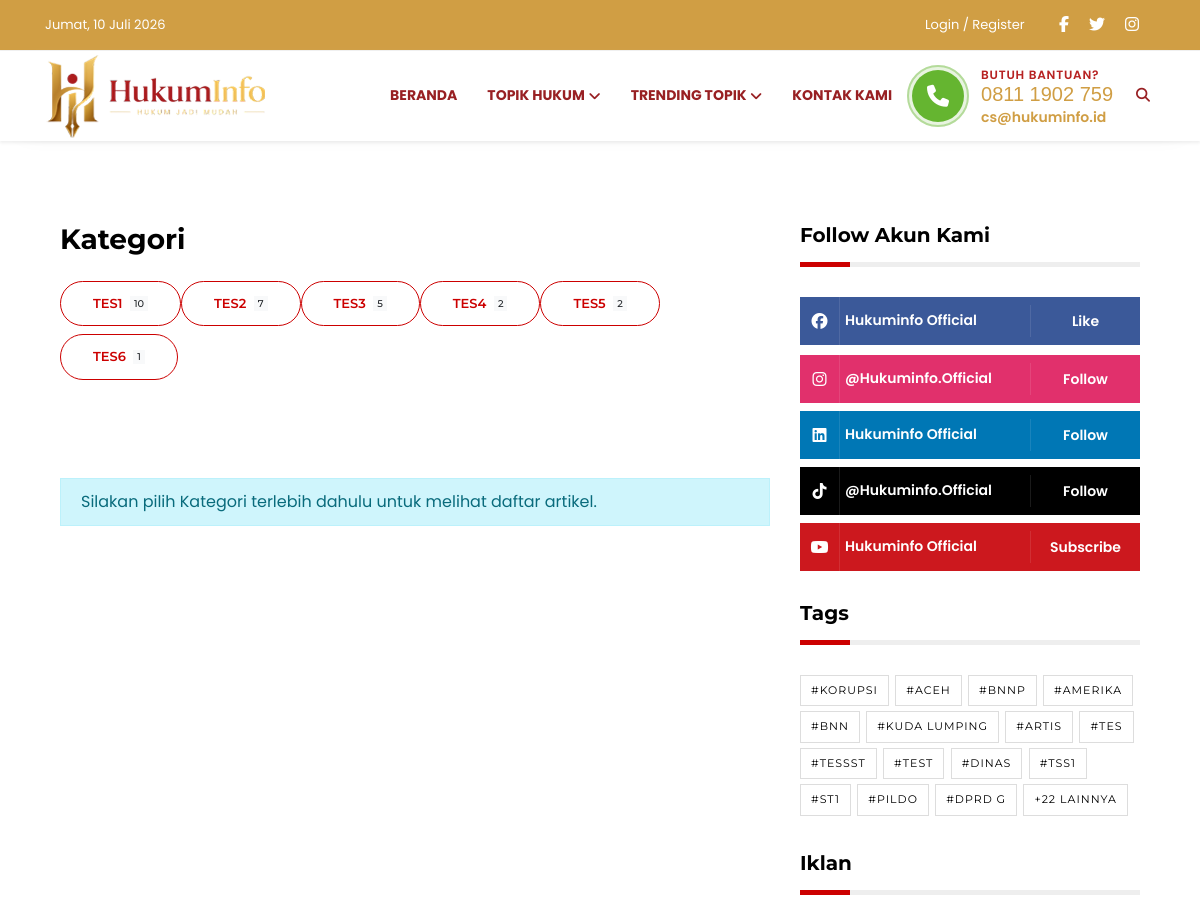
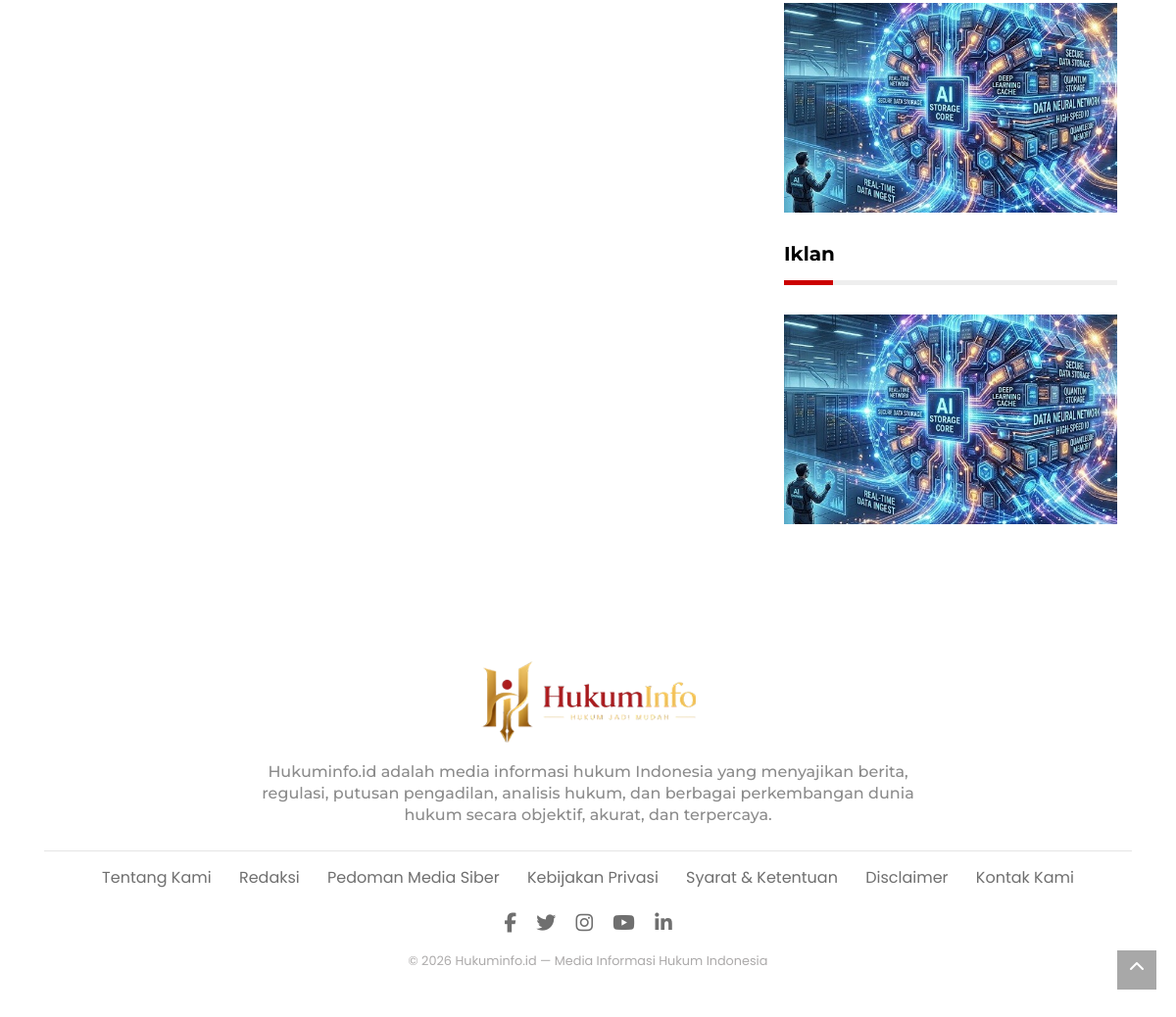
The page /kategori.php on the database its author committed (2 pictures, top to bottom).
### tables this page shows
CREATE TABLE `post_category` (
  `id` int(11) NOT NULL,
  `name_category` varchar(255) NOT NULL,
  `desc_category` text NOT NULL,
  `slug` varchar(255) NOT NULL,
  `created_at` datetime NOT NULL DEFAULT current_timestamp(),
  `update_at` datetime NOT NULL DEFAULT '0000-00-00 00:00:00' ON UPDATE current_timestamp()
);

CREATE TABLE `social_media` (
  `id` int(11) NOT NULL,
  `platform_id` int(11) NOT NULL,
  `account_name` varchar(150) NOT NULL,
  `link_platform` varchar(255) NOT NULL,
  `created_at` datetime NOT NULL DEFAULT current_timestamp(),
  `update_at` datetime NOT NULL DEFAULT '0000-00-00 00:00:00' ON UPDATE current_timestamp()
);

CREATE TABLE `list_socmed` (
  `id` int(11) NOT NULL,
  `name_platform` varchar(100) NOT NULL,
  `created_at` datetime NOT NULL DEFAULT current_timestamp()
);

CREATE TABLE `tags` (
  `id` int(11) NOT NULL,
  `tag_name` varchar(100) NOT NULL,
  `tag_slug` varchar(100) NOT NULL,
  `created_at` datetime NOT NULL DEFAULT current_timestamp()
);

CREATE TABLE `ads` (
  `id` bigint(20) NOT NULL,
  `ad_title` varchar(255) NOT NULL,
  `ad_img` varchar(255) NOT NULL,
  `ad_link` varchar(255) NOT NULL,
  `ad_request` varchar(255) NOT NULL,
  `created_at` datetime NOT NULL DEFAULT current_timestamp()
);

### kategori.php (the view, shortened to what this page needs)
<?php
require_once 'koneksi.php';
$selectedCategory = isset($_GET['category'])
    ? (int) $_GET['category']
    : 0;
$categoriesPerPage = 20;
$categoryPage = isset($_GET['category_page'])
    ? max(1, (int) $_GET['category_page'])
    : 1;
$categoryOffset = ($categoryPage - 1) * $categoriesPerPage;
$categoriesQuery = mysqli_query($conn, "
    SELECT
        pc.id,
        pc.name_category,
        pc.desc_category,
        COUNT(DISTINCT p.id) total_posts
    FROM post_category pc
    INNER JOIN post p
        ON p.post_category_id = pc.id
    WHERE p.status='publish'
    GROUP BY pc.id
    ORDER BY total_posts DESC, pc.name_category ASC
    LIMIT $categoryOffset,$categoriesPerPage
");
$selectedCategoryData = null;
$sidebarTagsQuery = mysqli_query($conn, "
    SELECT
        id,
        tag_name
    FROM tags
    ORDER BY RAND()
");
$sidebarTags = [];
while ($row = mysqli_fetch_assoc($sidebarTagsQuery)) {
    $sidebarTags[] = $row;
}
$totalTagsSidebar = count($sidebarTags);
$socialMediaQuery = mysqli_query($conn, "
    SELECT
        sm.account_name,
        sm.link_platform,
        ls.name_platform
    FROM social_media sm
    INNER JOIN list_socmed ls
        ON ls.id = sm.platform_id
    ORDER BY sm.id ASC
");
$adsQuery = mysqli_query($conn, "
    SELECT
        id,
        ad_title,
        ad_img,
        ad_link
    FROM ads
    ORDER BY RAND()
    LIMIT 1
");
$adsData = mysqli_fetch_assoc($adsQuery);
?>
<!DOCTYPE html>
<html lang="id">
<head>
    <link href="./css/styles.css?537a1bbd0e5129401d28" rel="stylesheet">
    <link rel="stylesheet"
        href="https://cdnjs.cloudflare.com/ajax/libs/font-awesome/6.5.2/css/all.min.css">
    <link rel="stylesheet"
        href="https://cdnjs.cloudflare.com/ajax/libs/font-awesome/6.5.2/css/v4-shims.min.css">
</head>
<body>
    <header>
        <div class="topbar d-none d-sm-block">
            <?php include 'includes/top-header.php'; ?>
        </div>
        <div class="navigation-wrap navigation-shadow bg-white">
            <?php include 'includes/navbar.php'; ?>
        </div>
    </header>
    <section class="wrapper__section my-5">
        <div class="container">
            <div class="mt-4">
                <div class="container">
                    <div class="row">
                        <div class="col-md-8">
                            <div class="mb-4">
                                <h3 class="border_section mb-4">Kategori</h3>
                                <div class="d-flex flex-wrap gap-2">
                                    <?php while ($category = mysqli_fetch_assoc($categoriesQuery)): ?>
                                        <?php
                                        $isActive = (
                                            $selectedCategory ==
                                            $category['id']
                                        );
                                        ?>
                                        <a
                                            href="?category=<?= $category['id']; ?>&category_page=<?= $categoryPage; ?>"
                                            class="btn <?= $isActive ? 'btn-primary' : 'btn-outline-primary'; ?> rounded-pill mb-2">
                                            <?= htmlspecialchars($category['name_category']); ?>
                                            <span class="badge badge-light ml-1">
                                                <?= number_format($category['total_posts']); ?>
                                            </span>
                                        </a>
                                    <?php endwhile; ?>
                                </div>
                            </div>
                            <nav class="mt-4">
                            </nav>
                            <aside class="wrapper__list__article mb-0">
                                <?php if (empty($selectedCategoryData)): ?>
                                    <div class="alert alert-info mb-0">
                                        Silakan pilih Kategori terlebih dahulu untuk melihat daftar artikel.
                                    </div>
                                <?php endif; ?>
                            </aside>
                        </div>
                        <div class="col-md-4">
                            <div class="sticky-top">
                                <aside class="wrapper__list__article">
                                    <h4 class="border_section">Follow Akun Kami</h4>
                                    <div class="wrap__social__media">
                                        <?php while ($socmed = mysqli_fetch_assoc($socialMediaQuery)): ?>
                                            <?php
                                            $platform = strtolower(trim($socmed['name_platform']));
                                            switch ($platform) {
                                                case 'facebook':
                                                    $class  = 'facebook';
                                                    $icon   = 'fa-facebook';
                                                    $action = 'like';
                                                    break;
                                                case 'youtube':
                                                    $class  = 'youtube';
                                                    $icon   = 'fa-youtube';
                                                    $action = 'subscribe';
                                                    break;
                                                case 'instagram':
                                                    $class  = 'instagram';
                                                    $icon   = 'fa-instagram';
                                                    $action = 'follow';
                                                    break;
                                                case 'linkedin':
                                                    $class  = 'linkedin';
                                                    $icon   = 'fa-linkedin';
                                                    $action = 'follow';
                                                    break;
                                                case 'tiktok':
                                                    $class  = 'tiktok';
                                                    $icon   = 'fa-tiktok';
                                                    $action = 'follow';
                                                    break;
                                            }
                                            ?>
                                            <a
                                                href="<?= htmlspecialchars($socmed['link_platform']); ?>"
                                                target="_blank">
                                                <div class="social__media__widget <?= $class; ?>">
                                                    <span class="social__media__widget-icon">
                                                        <i class="fab <?= $icon; ?>"></i>
                                                    </span>
                                                    <span class="social__media__widget-counter">
                                                        <?= htmlspecialchars($socmed['account_name']); ?>
                                                    </span>
                                                    <span class="social__media__widget-name">
                                                        <?= ucfirst($action); ?>
                                                    </span>
                                                </div>
                                            </a>
                                        <?php endwhile; ?>
                                    </div>
                                </aside>
                                <aside class="wrapper__list__article">
                                    <h4 class="border_section">tags</h4>
                                    <div class="blog-tags p-0">
                                        <ul class="list-inline">
                                            <?php
                                            $maxTags = 15;
                                            foreach (
                                                array_slice(
                                                    $sidebarTags,
                                                    0,
                                                    $maxTags
                                                ) as $tags
                                            ) :
                                            ?>
                                                <li class="list-inline-item">
                                                    <a href="tags.php?tags=<?= $tags['id']; ?>">
                                                        #<?= htmlspecialchars($tags['tag_name']); ?>
                                                    </a>
                                                </li>
                                            <?php endforeach; ?>
                                            <?php if ($totalTagsSidebar > $maxTags): ?>
                                                <li class="list-inline-item">
                                                    <a href="kategori.php">
                                                        +<?= $totalTagsSidebar - $maxTags; ?> Lainnya
                                                    </a>
                                                </li>
                                            <?php endif; ?>
                                        </ul>
                                    </div>
                                </aside>
                                <?php if ($adsData): ?>
                                    <aside class="wrapper__list__article">
                                        <h4 class="border_section">
                                            Iklan
                                        </h4>
                                        <a
                                            href="<?= htmlspecialchars($adsData['ad_link']); ?>"
                                            target="_blank"
                                            rel="noopener noreferrer"
                                            title="<?= htmlspecialchars($adsData['ad_title']); ?>">
                                            <figure class="mb-0">
                                                <img
                                                    src="dashboard/assets/images/uploads/ads/<?= htmlspecialchars($adsData['ad_img']); ?>"
                                                    alt="<?= htmlspecialchars($adsData['ad_title']); ?>"
                                                    title="<?= htmlspecialchars($adsData['ad_title']); ?>"
                                                    class="img-fluid w-100">
                                            </figure>
                                        </a>
                                    </aside>
                                <?php endif; ?>
                                <?php if ($adsData): ?>
                                    <aside class="wrapper__list__article">
                                        <h4 class="border_section">
                                            Iklan
                                        </h4>
                                        <a
                                            href="<?= htmlspecialchars($adsData['ad_link']); ?>"
                                            target="_blank"
                                            rel="noopener noreferrer"
                                            title="<?= htmlspecialchars($adsData['ad_title']); ?>">
                                            <figure class="mb-0">
                                                <img
                                                    src="dashboard/assets/images/uploads/ads/<?= htmlspecialchars($adsData['ad_img']); ?>"
                                                    alt="<?= htmlspecialchars($adsData['ad_title']); ?>"
                                                    title="<?= htmlspecialchars($adsData['ad_title']); ?>"
                                                    class="img-fluid w-100">
                                            </figure>
                                        </a>
                                    </aside>
                                <?php endif; ?>
                            </div>
                        </div>
                    </div>
                </div>
            </div>
        </div>
    </section>
    <section class="wrapper__section p-0">
        <div class="wrapper__section__components">
            <?php include 'includes/footer.php'; ?>
        </div>
    </section>
    <a href="javascript:" id="return-to-top"><i class="fa fa-chevron-up"></i></a>
</body>
</html>

### rows shown on the page
post_category: name_category "TES1", total_posts "10"
post_category: name_category "TES2", total_posts "7"
post_category: name_category "TES3", total_posts "5"
post_category: name_category "TES4", total_posts "2"
post_category: name_category "TES5", total_posts "2"
post_category: name_category "TES6", total_posts "1"
social_media: account_name "Hukuminfo Official", list_socmed.name_platform "Like"
social_media: account_name "@Hukuminfo.official", list_socmed.name_platform "Follow"
social_media: account_name "Hukuminfo Official", list_socmed.name_platform "Follow"
social_media: account_name "@Hukuminfo.official", list_socmed.name_platform "Follow"
social_media: account_name "Hukuminfo Official", list_socmed.name_platform "Subscribe"
tags: tag_name "KORUPSI"
tags: tag_name "ACEH"
tags: tag_name "BNNP"
tags: tag_name "AMERIKA"
tags: tag_name "BNN"
tags: tag_name "KUDA LUMPING"
tags: tag_name "ARTIS"
tags: tag_name "TES"
tags: tag_name "TESSST"
tags: tag_name "TEST"
tags: tag_name "DINAS"
tags: tag_name "TSS1"
tags: tag_name "ST1"
tags: tag_name "PILDO"
tags: tag_name "DPRD G"
ads: ad_img (picture)

### other values the page prints
$totalTagsSidebar - $maxTags "22"
